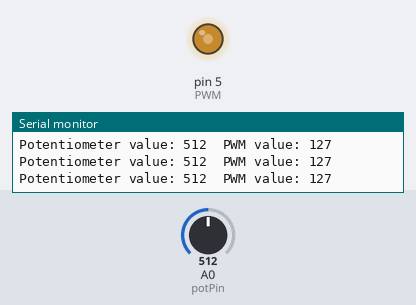
This sketch was run on a simulated Arduino Uno, built with avr-gcc and run on an emulated ATmega328P. Parts: output pins drawn as LEDs (lit = HIGH), the last lines printed to the serial monitor. The test bench sets the inputs (shaded band); at power-on: A0 (potPin) = 512.

Above: at 1.2 s.
1.3 s: A0 (potPin) set to 410
At 2.3 s:
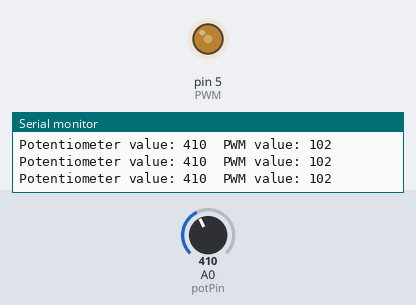
4.3 s: A0 (potPin) set to 384
At 5.2 s:
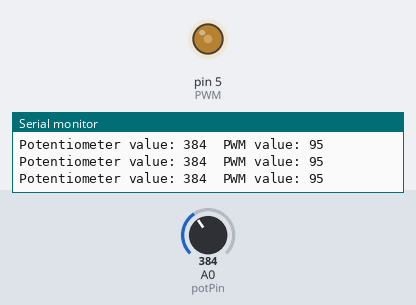
5.8 s: A0 (potPin) set to 716
At 6.3 s:
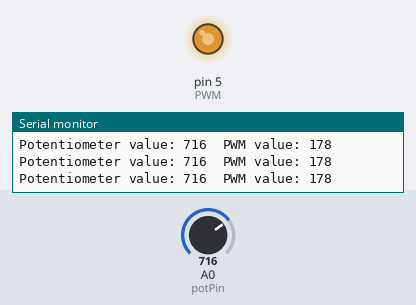
7.3 s: A0 (potPin) set to 988
At 8.3 s:
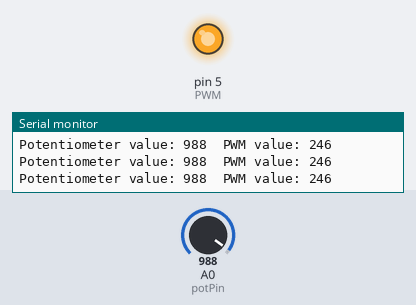
8.8 s: A0 (potPin) set to 1018
At 9.2 s:
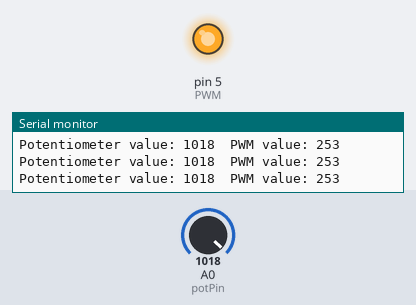
10.3 s: A0 (potPin) set to 122
At 11.4 s:
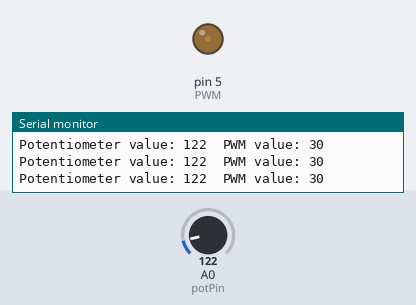
Timing chart, 0 to 12.8 s (numbered marks = the images above; inputs shaded):
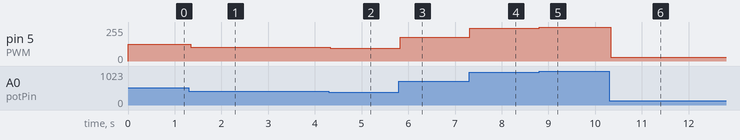

Measured:
- after the input at 1.3 s, pin 5 (PWM): 127/255 → 102/255 at once
- after the input at 4.3 s, pin 5 (PWM): 102/255 → 95/255 at once
- after the input at 5.8 s, pin 5 (PWM): 95/255 → 178/255 at once
- after the input at 7.3 s, pin 5 (PWM): 178/255 → 246/255 at once
- after the input at 8.8 s, pin 5 (PWM): 246/255 → 253/255 at once
- after the input at 10.3 s, pin 5 (PWM): 253/255 → 30/255 at once

The sketch:

ex1.ino
```cpp
// DECLARATION
int potPin = A0;  //Signal from A0 will be called as potPin
int PWM = 5;  // Port 5 will be named as PWM
int potValue;  // Variable for a read value
int writeValue; // Variable that will be used to write value to the PWM port

void setup() {
   pinMode(potPin, INPUT);  //set potPin to be an input
   pinMode(PWM, OUTPUT); //set PWM to be an OUTPUT
   Serial.begin(9600);    // turn on Serial Port
}

void loop() {
   potValue = analogRead(potPin);//Read the voltage on the Potentiometer
   writeValue = map(potValue, 0, 1023, 0, 255);
   analogWrite(PWM, writeValue); //Write writeValue to the PWM
   Serial.print("Potentiometer value: ");//For debugging print your values
   Serial.print(potValue);
   Serial.print("\t");  //Just a couple of spaces
   Serial.print("PWM value: ");
   Serial.println(writeValue); //println also makes a new line afterwards
}
```
